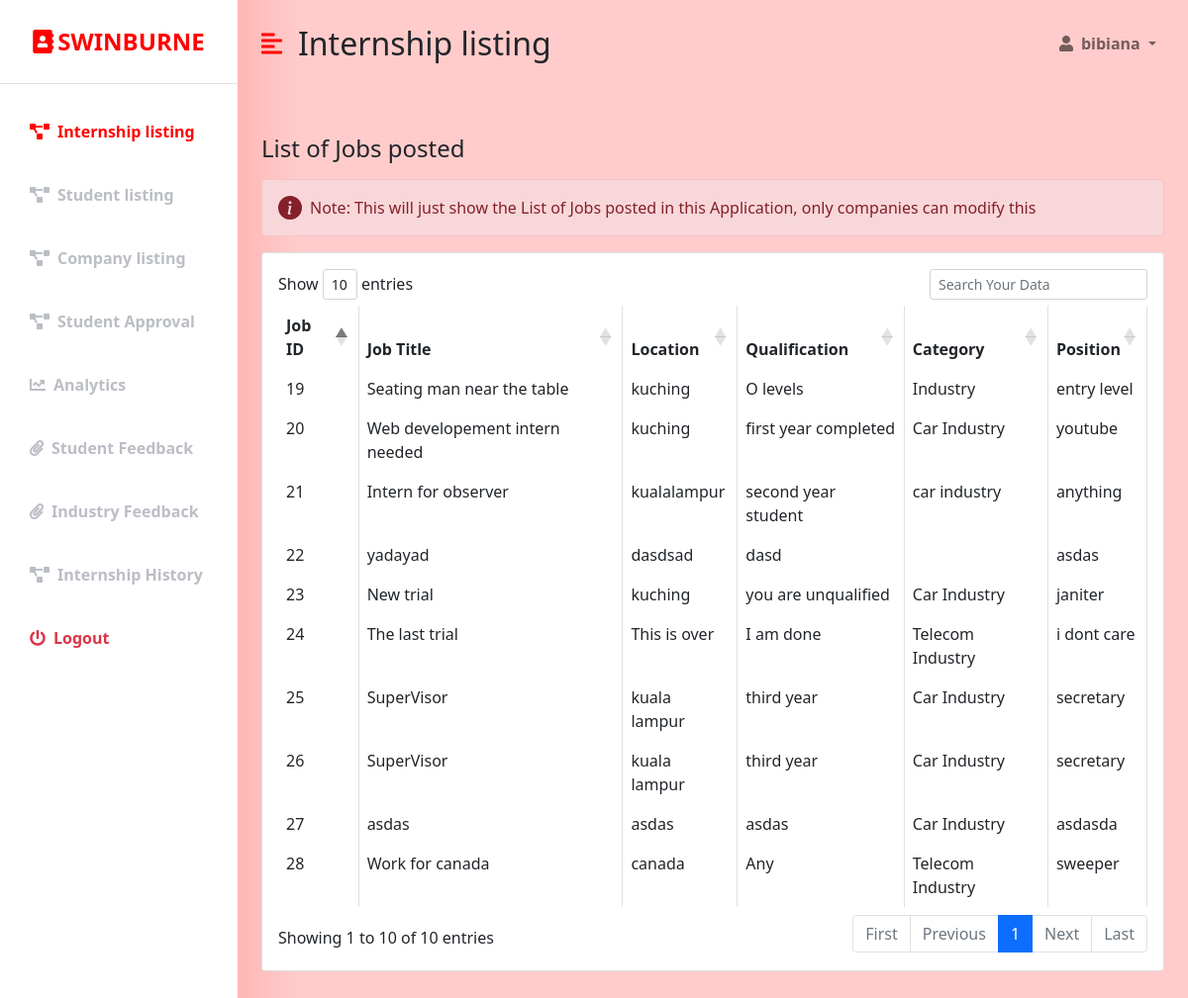
Before: /staff_internshiplisting.php (signed in) with the older database file.
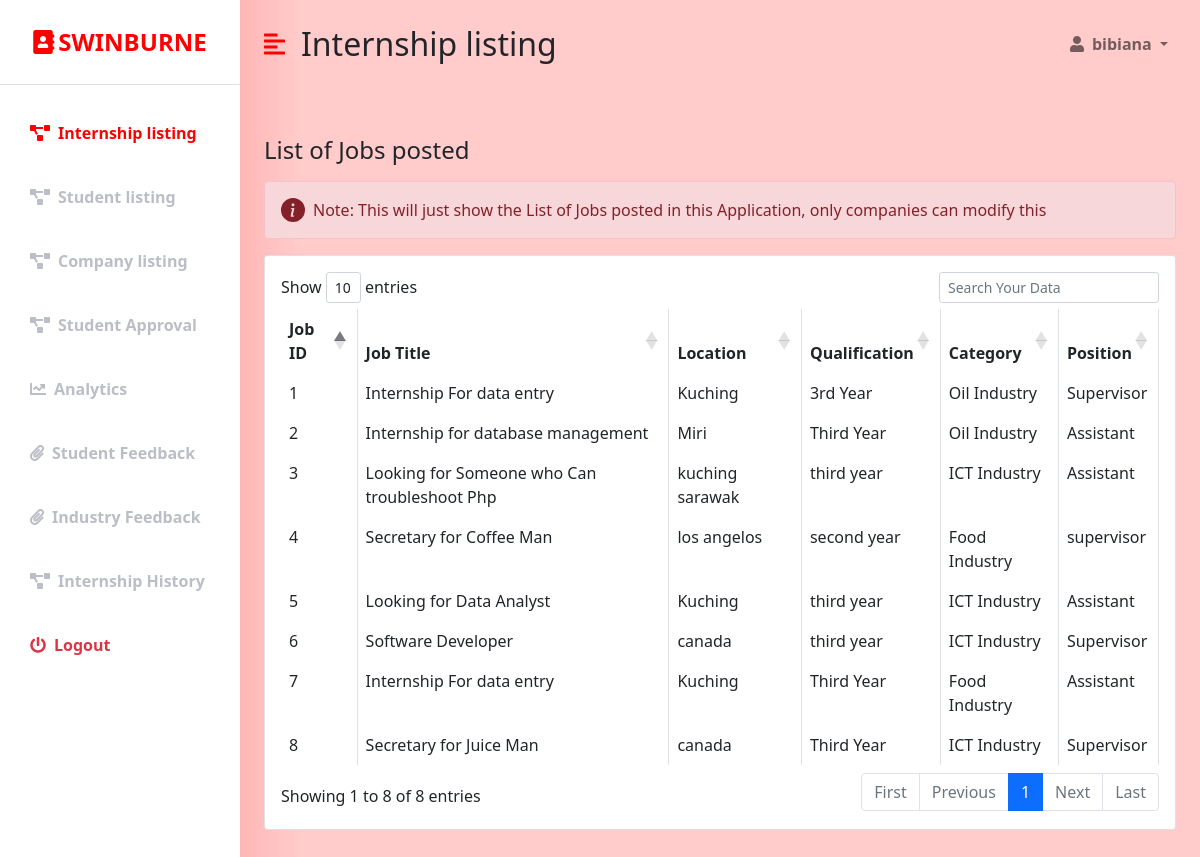
After: the same page with the newer database file.
### tables this page shows
CREATE TABLE `jobs` (
  `Job_ID` int(11) NOT NULL,
  `Job_Title` varchar(255) NOT NULL,
  `Location` varchar(255) NOT NULL,
  `Qualification` varchar(255) NOT NULL,
  `Category` varchar(255) NOT NULL,
  `Position` varchar(255) NOT NULL,
  `Vacancy` varchar(255) NOT NULL,
  `REGIS_NO` int(20) NOT NULL,
  `Date_Posted` date DEFAULT NULL,
  `Date_End` date DEFAULT NULL,
  `Extra_Details` varchar(255) DEFAULT NULL
);

### staff_internshiplisting.php (the view, shortened to what the changed rows need)
<?php
  if (isset($_SESSION['user_id']) && isset($_SESSION['user_email'])) {
?>
<!DOCTYPE html>
<html lang="en">
<head>
    <link href="https://cdn.jsdelivr.net/npm/bootstrap@5.0.0-beta3/dist/css/bootstrap.min.css" rel="stylesheet" />
    <link rel="stylesheet" href="https://cdnjs.cloudflare.com/ajax/libs/font-awesome/5.15.3/css/all.min.css" />
    <link rel="stylesheet" href="https://cdn.datatables.net/1.10.18/css/dataTables.bootstrap4.min.css">
    <link rel="stylesheet" href="styles.css" />
</head>
<body>
    <div class="d-flex" id="wrapper">
        <div class="bg-white" id="sidebar-wrapper">
            <div class="sidebar-heading text-center py-4 primary-text fs-4 fw-bold text-uppercase border-bottom"><i
                    class="fas fa-address-book me-1"></i>Swinburne</div>
            <div class="list-group list-group-flush my-3">
                <a href="#" class="list-group-item list-group-item-action bg-transparent second-text active"><i
                        class="fas fa-project-diagram me-2"></i>Internship listing</a>
                <a href="staff_studentlist.php" class="list-group-item list-group-item-action bg-transparent second-text fw-bold"><i
                        class="fas fa-project-diagram me-2"></i>Student listing</a>
                <a href="staff_companylist.php" class="list-group-item list-group-item-action bg-transparent second-text fw-bold"><i
                        class="fas fa-project-diagram me-2"></i>Company listing</a>
                        <a href="staff_approval.php" class="list-group-item list-group-item-action bg-transparent second-text fw-bold"><i
                        class="fas fa-project-diagram me-2"></i>Student Approval</a>
                <a href="staff_infographics.php" class="list-group-item list-group-item-action bg-transparent second-text fw-bold"><i
                        class="fas fa-chart-line me-2"></i>Analytics</a>
                <a href="staff_student_feedbacklist.php" class="list-group-item list-group-item-action bg-transparent second-text fw-bold"><i
                        class="fas fa-paperclip me-2"></i>Student Feedback </a>
                <a href="staff_industry_feedback.php" class="list-group-item list-group-item-action bg-transparent second-text fw-bold"><i
                        class="fas fa-paperclip me-2"></i>Industry Feedback </a>
                <a href="staff_history.php" class="list-group-item list-group-item-action bg-transparent second-text fw-bold"><i
                        class="fas fa-project-diagram me-2"></i>Internship History</a>
                <a href="staff_logout.php" class="list-group-item list-group-item-action bg-transparent text-danger fw-bold"><i
                        class="fas fa-power-off me-2"></i>Logout</a>
            </div>
        </div>
        <div id="page-content-wrapper">
            <nav class="navbar navbar-expand-lg navbar-light bg-transparent py-4 px-4">
                <div class="d-flex align-items-center">
                    <i class="fas fa-align-left primary-text fs-4 me-3" id="menu-toggle"></i>
                    <h2 class="fs-2 m-0">Internship listing</h2>
                </div>
                <div class="collapse navbar-collapse" id="navbarSupportedContent">
                    <ul class="navbar-nav ms-auto mb-2 mb-lg-0">
                        <li class="nav-item dropdown">
                            <a class="nav-link dropdown-toggle second-text fw-bold" href="#" id="navbarDropdown"
                                role="button" data-bs-toggle="dropdown" aria-expanded="false">
                                <i class="fas fa-user me-2"></i><?=$_SESSION['user_full_name']?>
                            </a>
                        </li>
                    </ul>
                </div>
            </nav>
            <div class="container-fluid px-4">
                <div class="row my-5">
                    <h3 class="fs-4 mb-3">List of Jobs posted</h3>
                    <div class="col">
                                                <div class="alert alert-danger d-flex align-items-center" role="alert">
                                                  <svg class="bi flex-shrink-0 me-2" width="24" height="24" role="img" aria-label="Info:"><use xlink:href="#info-fill"/></svg>
                                                  <div>
                                                  Note: This will just show the List of Jobs posted in this Application, only companies can modify this
                                                  </div>
                                            </div>
                                            <?php
                                                $connection = mysqli_connect("localhost", "root", "", "ims");
                                                $query = "SELECT * from jobs";
                                                $result = mysqli_query($connection, $query);
                                            ?>
                                <div class="card">
                                    <div class="card-body">
                                        <table id="datatableid" class="table table-bordered">
                                             <thead>
                                                  <tr>
                                                     <th>Job ID</th>
                                                     <th>Job Title</th>
                                                     <th>Location</th>
                                                     <th>Qualification</th>
                                                     <th>Category</th>
                                                     <th>Position</th>
                                                  </tr>
                                                </thead>
                                                <tbody>
                                                  <?php while( $row = $result->fetch_object() ): ?>
                                                  <tr>
                                                     <td><?php echo $row->Job_ID ?></td>
                                                     <td><?php echo $row->Job_Title ?></td>
                                                     <td><?php echo $row->Location ?></td>
                                                     <td><?php echo $row->Qualification ?></td>
                                                     <td><?php echo $row->Category ?></td>
                                                     <td><?php echo $row->Position ?></td>
                                                  </tr>
                                                  <?php endwhile; ?>
                                            </tbody>
                                    </table>
                                </div>
                            </div>
            </div>
        </div>
    </div>
    </div>
</body>
</html>
<?php
}else {
   header("Location:staff_login.php");
}
 ?>

Changed rows visible on the page:
removed jobs: Job_ID "19", Job_Title "Seating man near the table", Location "kuching", Qualification "O levels", Category "Industry", Position "entry level"
removed jobs: Job_ID "20", Job_Title "Web developement intern needed", Location "kuching", Qualification "first year completed", Category "Car Industry", Position "youtube"
removed jobs: Job_ID "21", Job_Title "Intern for observer", Location "kualalampur", Qualification "second year student", Category "car industry", Position "anything"
removed jobs: Job_ID "22", Job_Title "yadayad", Location "dasdsad", Qualification "dasd", Position "asdas"
removed jobs: Job_ID "23", Job_Title "New trial", Location "kuching", Qualification "you are unqualified", Category "Car Industry", Position "janiter"
removed jobs: Job_ID "24", Job_Title "The last trial", Location "This is over", Qualification "I am done", Category "Telecom Industry", Position "i dont care"
removed jobs: Job_ID "25", Job_Title "SuperVisor", Location "kuala lampur", Qualification "third year", Category "Car Industry", Position "secretary"
removed jobs: Job_ID "26", Job_Title "SuperVisor", Location "kuala lampur", Qualification "third year", Category "Car Industry", Position "secretary"
removed jobs: Job_ID "27", Job_Title "asdas", Location "asdas", Qualification "asdas", Category "Car Industry", Position "asdasda"
removed jobs: Job_ID "28", Job_Title "Work for canada", Location "canada", Qualification "Any", Category "Telecom Industry", Position "sweeper"
added jobs: Job_ID "1", Job_Title "Internship For data entry", Location "Kuching", Qualification "3rd Year", Category "Oil Industry", Position "Supervisor"
added jobs: Job_ID "2", Job_Title "Internship for database management", Location "Miri", Qualification "Third Year", Category "Oil Industry", Position "Assistant"
added jobs: Job_ID "3", Job_Title "Looking for Someone who Can troubleshoot Php", Location "kuching sarawak", Qualification "third year", Category "ICT Industry", Position "Assistant"
added jobs: Job_ID "4", Job_Title "Secretary for Coffee Man", Location "los angelos", Qualification "second year", Category "Food Industry", Position "supervisor"
added jobs: Job_ID "5", Job_Title "Looking for Data Analyst", Location "Kuching", Qualification "third year", Category "ICT Industry", Position "Assistant"
added jobs: Job_ID "6", Job_Title "Software Developer", Location "canada", Qualification "third year", Category "ICT Industry", Position "Supervisor"
added jobs: Job_ID "7", Job_Title "Internship For data entry", Location "Kuching", Qualification "Third Year", Category "Food Industry", Position "Assistant"
added jobs: Job_ID "8", Job_Title "Secretary for Juice Man", Location "canada", Qualification "Third Year", Category "ICT Industry", Position "Supervisor"
Other visible differences:
text written by a page script: "Show entries Showing 1 to 10 of 10 entries First Previous 1 Next Last" → "Show entries Showing 1 to 8 of 8 entries First Previous 1 Next Last"
